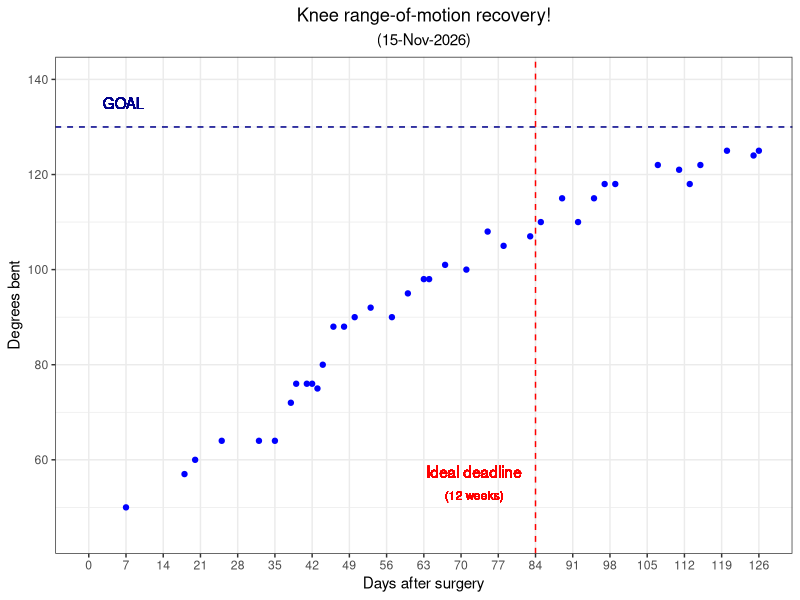

This figure's R source:
library(tidyverse)

df <- read.table("knee-range-of-motion.tsv", sep = "\t", header = TRUE)

curr_date <- format(Sys.time(), "%d-%b-%Y")

## plotting with days on X axis
max_day_for_plot <- ceiling(df[2] %>% max() / 7) * 7

plot <- ggplot(df, aes(x = Days.after.surgery, y = Degrees.bent)) + geom_point(color = "blue") +
    labs(y = "Degrees bent", x = "Days after surgery", title = "Knee range-of-motion recovery!",
         subtitle = paste0("(", curr_date, ")")) +
    ylim(45,140) +
    scale_x_continuous(breaks=seq(0,max_day_for_plot,7), limits = c(0,max_day_for_plot), minor_breaks = NULL) +
    geom_hline(yintercept = 130, linetype = "dashed", color = "darkblue") +
    geom_text(x = 6.6, y = 135, label = "GOAL", color = "darkblue") +
    geom_vline(xintercept = 84, linetype = "dashed", color = "red") +
    geom_text(x = 72.5, y = 57.5, label = "Ideal deadline", color = "red") +
    geom_text(x = 72.5, y = 52.5, label = "(12 weeks)", color = "red", size = 3) +
    theme_bw() +
    theme(plot.title = element_text(hjust = 0.5), plot.subtitle = element_text(hjust = 0.5))


## plotting with weeks on X axis
# num_total_weeks <- ceiling(df[2] %>% max() / 7)
#
# plot <- ggplot(df, aes(x = Days.after.surgery / 7, y = Degrees.bent)) + geom_point(color = "blue") +
#     labs(y = "Degrees bent", x = "Weeks after surgery", title = "Knee range-of-motion recovery!",
#          subtitle = paste0("(", curr_date, ")")) +
#     ylim(45,140) +
#     scale_x_continuous(breaks=seq(0, num_total_weeks, 1), limits = c(0, num_total_weeks), minor_breaks = NULL) +
#     geom_hline(yintercept = 130, linetype = "dashed", color = "darkblue") +
#     geom_text(x = 1, y = 135, label = "GOAL", color = "darkblue") +
#     geom_vline(xintercept = 12, linetype = "dashed", color = "red") +
#     geom_text(x = 10.35, y = 55.45, label = "Ideal deadline", color = "red") +
#     theme_bw() +
#     theme(plot.title = element_text(hjust = 0.5), plot.subtitle = element_text(hjust = 0.5))

# writing out pdf
pdf(paste0(curr_date, "-knee-ROM-progress.pdf"), width = 5, height = 4)
plot
dev.off()
